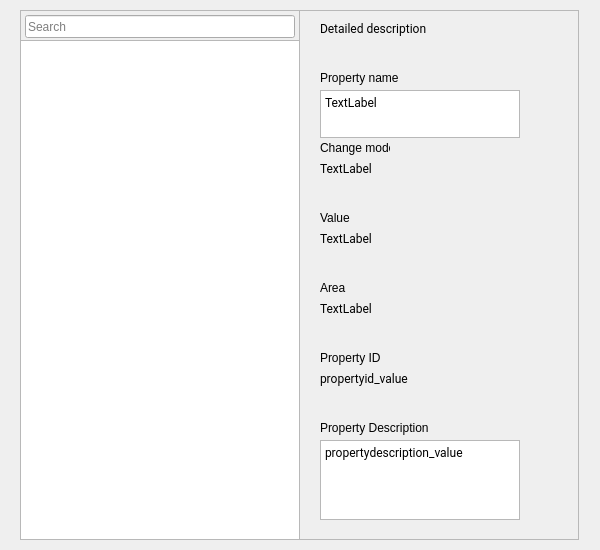
<?xml version="1.0" encoding="UTF-8"?>
<ui version="4.0">
  <class>VhalTable</class>
  <widget class="QWidget" name="VhalTable">
    <property name="geometry">
      <rect>
        <x>0</x>
        <y>0</y>
        <width>600</width>
        <height>550</height>
      </rect>
    </property>
    <property name="windowTitle">
      <string>Form</string>
    </property>
    <widget class="QFrame" name="search_frame">
      <property name="geometry">
        <rect>
          <x>20</x>
          <y>10</y>
          <width>280</width>
          <height>35</height>
        </rect>
      </property>
      <property name="frameShape">
        <enum>QFrame::StyledPanel</enum>
      </property>
      <property name="frameShadow">
        <enum>QFrame::Raised</enum>
      </property>
      <property name="ColorGroup" stdset="0">
        <string>VhalTableSearchFrame</string>
      </property>
    </widget>

    <widget class="QLineEdit" name="property_search">
      <property name="geometry">
        <rect>
          <x>25</x>
          <y>15</y>
          <width>270</width>
          <height>23</height>
        </rect>
      </property>
      <property name="placeholderText">
        <string>Search </string>
      </property>
    </widget>

    <widget class="QListWidget" name="property_list">
      <property name="geometry">
        <rect>
          <x>20</x>
          <y>40</y>
          <width>280</width>
          <height>500</height>
        </rect>
      </property>
      <property name="sortingEnabled">
        <bool>false</bool>
      </property>
       <property name="uniformItemSizes">
        <bool>true</bool>
      </property>
      <property name="verticalScrollBarPolicy">
        <enum>Qt::ScrollBarAlwaysOff</enum>
      </property>
    </widget>

    <widget class="QFrame" name="property_frame">
      <property name="geometry">
        <rect>
          <x>299</x>
          <y>10</y>
          <width>280</width>
          <height>530</height>
        </rect>
      </property>
      <property name="frameShape">
        <enum>QFrame::StyledPanel</enum>
      </property>
      <property name="frameShadow">
        <enum>QFrame::Raised</enum>
      </property>
      <property name="ColorGroup" stdset="0">
        <string>VhalTablePropertyFrame</string>
      </property>
    </widget>

    <widget class="QLabel" name="title">
      <property name="geometry">
        <rect>
          <x>320</x>
          <y>20</y>
          <width>200</width>
          <height>16</height>
        </rect>
      </property>
      <property name="font">
        <font>
          <family>Roboto</family>
        </font>
      </property>
      <property name="ColorGroup" stdset="0">
        <string>Property</string>
      </property>
      <property name="text">
        <string>Detailed description</string>
      </property>
    </widget>
    <widget class="QLabel" name="property_name">
      <property name="geometry">
        <rect>
          <x>320</x>
          <y>70</y>
          <width>200</width>
          <height>16</height>
        </rect>
      </property>
      <property name="ColorGroup" stdset="0">
        <string>Title</string>
      </property>
      <property name="text">
        <string>Property name</string>
      </property>
    </widget>
    <widget class="QTextEdit" name="property_name_value">
      <property name="geometry">
        <rect>
          <x>320</x>
          <y>90</y>
          <width>200</width>
          <height>48</height>
        </rect>
      </property>
      <property name="font">
        <font>
          <family>Roboto</family>
        </font>
      </property>
      <property name="text">
        <string>TextLabel</string>
      </property>
      <property name="ColorGroup" stdset="0">
        <string>Property</string>
      </property>
      <property name="textInteractionFlags">
        <set>Qt::TextSelectableByMouse</set>
      </property>
    </widget>
    <widget class="QLabel" name="change_mode">
      <property name="geometry">
        <rect>
          <x>320</x>
          <y>140</y>
          <width>70</width>
          <height>15</height>
        </rect>
      </property>
      <property name="text">
        <string>Change mode</string>
      </property>
      <property name="ColorGroup" stdset="0">
        <string>Title</string>
      </property>
    </widget>
    <widget class="QLabel" name="change_mode_value">
      <property name="geometry">
        <rect>
          <x>320</x>
          <y>160</y>
          <width>160</width>
          <height>16</height>
        </rect>
      </property>
      <property name="font">
        <font>
          <family>Roboto</family>
        </font>
      </property>
      <property name="text">
        <string>TextLabel</string>
      </property>
      <property name="ColorGroup" stdset="0">
        <string>Property</string>
      </property>
    </widget>
    <widget class="QLabel" name="value">
      <property name="geometry">
        <rect>
          <x>320</x>
          <y>210</y>
          <width>59</width>
          <height>15</height>
        </rect>
      </property>
      <property name="text">
        <string>Value</string>
      </property>
      <property name="ColorGroup" stdset="0">
        <string>Title</string>
      </property>
    </widget>
    <widget class="QLabel" name="value_value">
      <property name="geometry">
        <rect>
          <x>320</x>
          <y>230</y>
          <width>200</width>
          <height>16</height>
        </rect>
      </property>
      <property name="font">
        <font>
          <family>Roboto</family>
        </font>
      </property>
      <property name="text">
        <string>TextLabel</string>
      </property>
      <property name="ColorGroup" stdset="0">
        <string>Property</string>
      </property>
    </widget>
    <widget class="RaisedMaterialButton" name="editButton">
      <property name="geometry">
        <rect>
          <x>520</x>
          <y>210</y>
          <width>36</width>
          <height>36</height>
        </rect>
      </property>
      <property name="accessibleDescription">
        <string>Edit</string>
      </property>
      <property name="text">
        <string/>
      </property>
      <property name="icon">
        <iconset resource="../resources.qrc">
          <normaloff>:/dark/edit</normaloff>:/dark/edit</iconset>
      </property>
      <property name="iconSize">
        <size>
          <width>24</width>
          <height>24</height>
        </size>
      </property>
      <property name="flat">
        <bool>true</bool>
      </property>
      <property name="themeIconName" stdset="0">
        <string>edit</string>
      </property>
      <property name="ColorGroup" stdset="0">
        <string>Button</string>
      </property>
      <property name="report_metrics" stdset="0">
        <bool>false</bool>
      </property>
      <property name="themeIconName_disabled" stdset="0">
        <string>edit_disabled</string>
      </property>
    </widget>
    <widget class="QLabel" name="area">
      <property name="geometry">
        <rect>
          <x>320</x>
          <y>280</y>
          <width>59</width>
          <height>15</height>
        </rect>
      </property>
      <property name="text">
        <string>Area</string>
      </property>
      <property name="ColorGroup" stdset="0">
        <string>Title</string>
      </property>
    </widget>
    <widget class="QLabel" name="area_value">
      <property name="geometry">
        <rect>
          <x>320</x>
          <y>300</y>
          <width>200</width>
          <height>16</height>
        </rect>
      </property>
      <property name="font">
        <font>
          <family>Roboto</family>
        </font>
      </property>
      <property name="ColorGroup" stdset="0">
        <string>Property</string>
      </property>
      <property name="text">
        <string>TextLabel</string>
      </property>
    </widget>
    <widget class="QLabel" name="property_id">
      <property name="geometry">
        <rect>
          <x>320</x>
          <y>350</y>
          <width>111</width>
          <height>16</height>
        </rect>
      </property>
      <property name="ColorGroup" stdset="0">
        <string>Title</string>
      </property>
      <property name="text">
        <string>Property ID</string>
      </property>
    </widget>
    <widget class="QLabel" name="property_id_value">
      <property name="geometry">
        <rect>
          <x>320</x>
          <y>370</y>
          <width>160</width>
          <height>16</height>
        </rect>
      </property>
      <property name="font">
        <font>
          <family>Roboto</family>
        </font>
      </property>
      <property name="ColorGroup" stdset="0">
        <string>Property</string>
      </property>
      <property name="text">
        <string>propertyid_value</string>
      </property>
    </widget>
    <widget class="QLabel" name="property_description">
      <property name="geometry">
        <rect>
          <x>320</x>
          <y>420</y>
          <width>111</width>
          <height>16</height>
        </rect>
      </property>
      <property name="ColorGroup" stdset="0">
        <string>Title</string>
      </property>
      <property name="text">
        <string>Property Description</string>
      </property>
    </widget>
    <widget class="QTextEdit" name="property_description_value">
      <property name="geometry">
        <rect>
          <x>320</x>
          <y>440</y>
          <width>200</width>
          <height>80</height>
        </rect>
      </property>
      <property name="font">
        <font>
          <family>Roboto</family>
        </font>
      </property>
      <property name="ColorGroup" stdset="0">
        <string>Property</string>
      </property>
      <property name="text">
        <string>propertydescription_value</string>
      </property>
      <property name="textInteractionFlags">
        <set>Qt::TextSelectableByMouse</set>
      </property>
    </widget>

    <zorder>search_frame</zorder>
    <zorder>property_list</zorder>
    <zorder>property_frame</zorder>
    <zorder>property_search</zorder>
    <zorder>title</zorder>
    <zorder>property_name</zorder>
    <zorder>property_name_value</zorder>
    <zorder>change_mode</zorder>
    <zorder>change_mode_value</zorder>
    <zorder>value</zorder>
    <zorder>value_value</zorder>
    <zorder>editButton</zorder>
    <zorder>area</zorder>
    <zorder>area_value</zorder>
    <zorder>property_id</zorder>
    <zorder>property_id_value</zorder>
    <zorder>property_description</zorder>
    <zorder>property_description_value</zorder>


  </widget>
  <customwidgets>
    <customwidget>
      <class>RaisedMaterialButton</class>
      <extends>QPushButton</extends>
      <header>android/skin/qt/raised-material-button.h</header>
    </customwidget>
  </customwidgets>
  <resources/>
  <connections/>
</ui>
